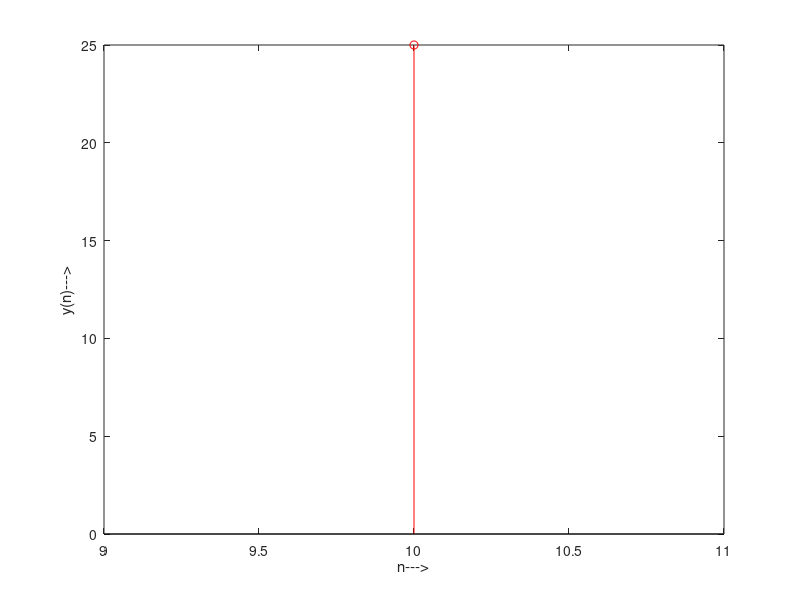

Recreate this plot in MATLAB. (Note: this script raises an error after producing the figure.)
n1=input('enter index \n');
y1=input('enter amplitude \n');
n2=input('enter h(n) index \n');
y2=input('enter amplitude \n');
n=((min(n1)+min(n2)):max(n1)+max(n2));
y3=conv(y1,y2)
stem(n,y3,'r')
xlabel('n--->');
ylabel('y(n)--->');
disp;





